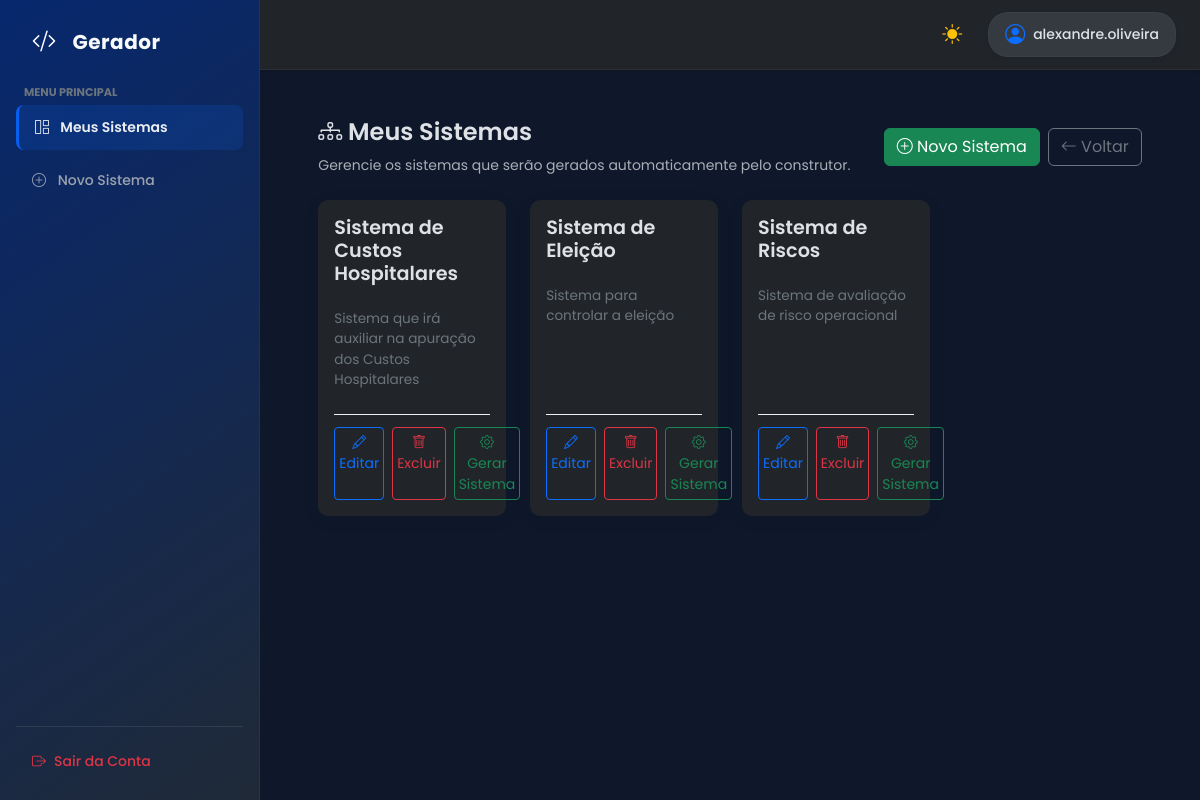
The app's page / (signed in) with its own data.
### sistema/models.py (models this page shows, shortened)
class Sistema(models.Model):
    BD_CHOICES = [
        ('sqlite3', 'SQLite'),
        ('postgresql', 'PostgreSQL'), # Corrigido
        ('mysql', 'MySQL'),
        ('sqlserver', 'SQL Server'),
        ('oracle', 'Oracle'),
    ]
    MENU_CHOICES = [
        ('lateral', 'Menu Lateral (Sidebar)'),
        ('superior', 'Menu Superior (Navbar)'),
    ]
    nome = models.CharField(max_length=100, unique=True, verbose_name="Nome do Sistema")
    descricao = models.TextField(blank=True, verbose_name="Descrição")
    caminho_geracao = models.CharField(max_length=255, blank=True, verbose_name="Pasta onde gerar o projeto")
    banco_dados = models.CharField(max_length=50, choices=BD_CHOICES, default='sqlite3', verbose_name="Banco de dados")
    tipo_menu = models.CharField(max_length=20, choices=MENU_CHOICES, default='lateral', verbose_name="Estilo do Menu")
    usar_custom_user = models.BooleanField(default=True, verbose_name="Gerar Custom User Model?")
    gerar_api_rest = models.BooleanField(default=False, verbose_name="Configurar Django Rest Framework?")
    gerar_docker = models.BooleanField(default=False, verbose_name="Gerar Dockerfile e docker-compose?")
    class Meta:
        verbose_name = "Sistema"
        verbose_name_plural = "Sistemas"

### sistema/views.py (the view)
# urls.py: path('', views.lista_sistemas, name='lista'),
@login_required
def lista_sistemas(request):
    sistemas = Sistema.objects.all().order_by('nome')
    context = {
        'sistemas': sistemas,
    }
    return render(request, 'sistema/lista.html', context)

### templates/sistema/lista.html (shortened to what this page needs)
{% extends 'base.html' %}
{% block content %}
<div class="container-fluid py-4" style="width:95%;">
   <div class="d-flex justify-content-between align-items-center mb-4">
      <div>
         <h4 class="">
            <i class="bi bi-diagram-3"></i> Meus Sistemas
         </h4>
         <p class="text-muted mb-0">
            Gerencie os sistemas que serão gerados automaticamente pelo construtor.
         </p>
      </div>
      <div class="d-flex gap-2">
         <a href="{% url 'sistema:criar' %}" class="btn btn-success">
            <i class="bi bi-plus-circle"></i> Novo Sistema
         </a>
         <a href="" class="btn btn-outline-secondary">
            <i class="bi bi-arrow-left"></i>  Voltar
         </a>
      </div>
   </div>
   <div class="row g-4">
      {% for sistema in sistemas %}
      <div class="col-12 col-sm-6 col-lg-4 col-xl-3">
         <div class="card card-sistema">
            <div class="card-body d-flex flex-column">
               <div class="d-flex justify-content-between align-items-start mb-3">
                  <div>
                     <h5 class="card-title fw-semibold mb-4">
                        {{ sistema.nome }}
                     </h5>
                     <p class="descricao mb-2">
                        {{ sistema.descricao|default:"Sem descrição"|truncatewords:18 }}
                     </p>
                  </div>
               </div>
               <div class="mt-auto acoes d-flex gap-2">
                  <a href="{% url 'sistema:editar_sistema' sistema.pk %}" class="btn btn-sm btn-outline-primary  p-1">
                     <i class="bi bi-pencil"></i>
                     Editar
                  </a>
                  <a href="{% url 'sistema:gerar_sistema' sistema.pk %}" class="btn btn-sm btn-outline-danger  p-1">
                     <i class="bi bi-trash"></i>
                     Excluir
                  </a>
                  <a href="{% url 'sistema:gerar_sistema' sistema.pk %}" class="btn btn-sm btn-outline-success  p-1">
                     <i class="bi bi-gear"></i>
                     Gerar Sistema
                  </a>
               </div>
            </div>
         </div>
      </div>
      {% endfor %}
   </div>
</div>
{% endblock %}

### templates/base.html (shortened to what this page needs)
<!DOCTYPE html>
<html lang="pt-BR">
<head>
    <link href="https://cdn.jsdelivr.net/npm/bootstrap@5.3.3/dist/css/bootstrap.min.css" rel="stylesheet">
    <link rel="stylesheet" href="https://cdn.jsdelivr.net/npm/bootstrap-icons@1.11.3/font/bootstrap-icons.min.css">
</head>
<body>
    <div class="wrapper">
        <aside class="sidebar d-none d-lg-flex flex-column p-3 sticky-top" style="height: 100vh;">
            <div class="mb-3 mt-0 px-2 d-flex align-items-center gap-2 sidebar-brand">
                <div class="text-white  p-2 d-flex align-items-center justify-content-center">
                    <i class="bi-code-slash fs-4"></i>
                </div>
                <h5 class="fw-bold mb-0">Gerador</h5> </div>
            <ul class="nav flex-column flex-grow-1">
                <li class="nav-item text-uppercase small fw-bold mb-1 px-2 text-secondary" style="font-size: 0.7rem;">Menu Principal</li>
                <li class="nav-item">
                    <a class="nav-link {% if request.resolver_match.url_name == 'lista' %}active{% endif %}" href="{% url 'sistema:lista' %}">
                        <i class="bi bi-grid-1x2 me-2"></i> Meus Sistemas
                    </a>
                </li>
                <li class="nav-item mt-1">
                    <a class="nav-link {% if request.resolver_match.url_name == 'criar' %}active{% endif %}" href="{% url 'sistema:criar' %}">
                        <i class="bi bi-plus-circle me-2"></i> Novo Sistema
                    </a>
                </li>
            </ul>
            <div class="mt-auto pt-3 border-top border-secondary border-opacity-25">
                <form method="post" action="{% url 'logout' %}">
                    <button class="btn btn-outline-danger w-100 border-0 text-start px-3 py-2 text-danger nav-link d-flex align-items-center gap-2">
                        <i class="bi bi-box-arrow-right"></i> Sair da Conta
                    </button>
                </form>
            </div>
        </aside>
        <div class="content d-flex flex-column">
            <nav class="navbar navbar-expand-lg shadow-sm topbar px-3 px-lg-4 sticky-top">
                <div class="container-fluid p-0">
                    <div class="ms-auto d-flex align-items-center gap-3">
                        <button id="theme-toggle" class="btn btn-outline-secondary border-0 rounded-circle p-2 d-flex align-items-center justify-content-center" style="width: 40px; height: 40px;">
                        </button>
                        <div class="user-chip shadow-sm border border-secondary border-opacity-10">
                            <i class="bi bi-person-circle fs-5 text-primary"></i>
                            <span class="d-none d-sm-inline">{{ user.username|default:"Visitante" }}</span>
                        </div>
                    </div>
                </div>
            </nav>
            <main class="p-4 flex-grow-1">
                {% block content %}{% endblock %}
            </main>
        </div>
    </div>
</body>
</html>

### templates/base.html (style rules this page uses)
:root { --sidebar-width: 260px; }
body { font-family: "Poppins", sans-serif; -webkit-font-smoothing: antialiased; -moz-osx-font-smoothing: grayscale; font-size: 0.875rem; color: var(--bs-body-color); transition: background-color 0.3s ease, color 0.3s ease; }
h1, h2, h3, h4, h5, h6 { font-weight: 600; }
.wrapper { display: flex; min-height: 100vh; }
.sidebar { width: var(--sidebar-width); min-height: 100vh; background: linear-gradient(145deg, #07286e, #1f2937); border-right: 1px solid rgba(255, 255, 255, 0.05); z-index: 1000; }
.sidebar-brand { letter-spacing: 0.5px; color: #f8f9fa; }
.nav-link { color: #9ca3af; font-weight: 500; padding: 0.75rem 1rem; border-radius: 0.5rem; transition: all 0.2s ease-in-out; margin-bottom: 0.25rem; }
.nav-link.active { background: rgba(13, 110, 253, 0.15); color: #ebeef1; font-weight: 600; border-left: 3px solid #075fee; }
.content { flex: 1; background: #f8f9fa; transition: background-color 0.3s ease; max-width: 100%; overflow-x: hidden; }
[data-bs-theme="dark"] .content { background: #0f172a; }
[data-bs-theme="dark"] .topbar { border-bottom: 1px solid rgba(255,255,255,0.05); }
.topbar { height: 70px; background: var(--bs-body-bg); transition: background-color 0.3s ease; }
.user-chip { background: var(--bs-secondary-bg); padding: 0.4rem 1rem; border-radius: 20px; font-weight: 500; display: flex; align-items: center; gap: 0.5rem; }

### templates/sistema/lista.html (style rules this page uses)
.card-sistema { border: none; border-radius: 10px; box-shadow: 0 4px 20px rgba(0, 0, 0, 0.05); transition: all .25s ease; height: 100%; }
.card-sistema .descricao { font-size: .85rem; color: #6c757d; }
.card-sistema .acoes { border-top: 1px solid #f1f1f1; padding-top: .75rem; }
.card-title { font-size: 1.2rem; }

### records on screen
Sistema: nome "Sistema de Custos Hospitalares", descricao "Sistema que irá auxiliar na apuração dos Custos Hospitalares"
Sistema: nome "Sistema de Eleição", descricao "Sistema para controlar a eleição"
Sistema: nome "Sistema de Riscos", descricao "Sistema de avaliação de risco operacional"

### other values on screen
{{ user.username|default:"Visitante" }} "alexandre.oliveira"
